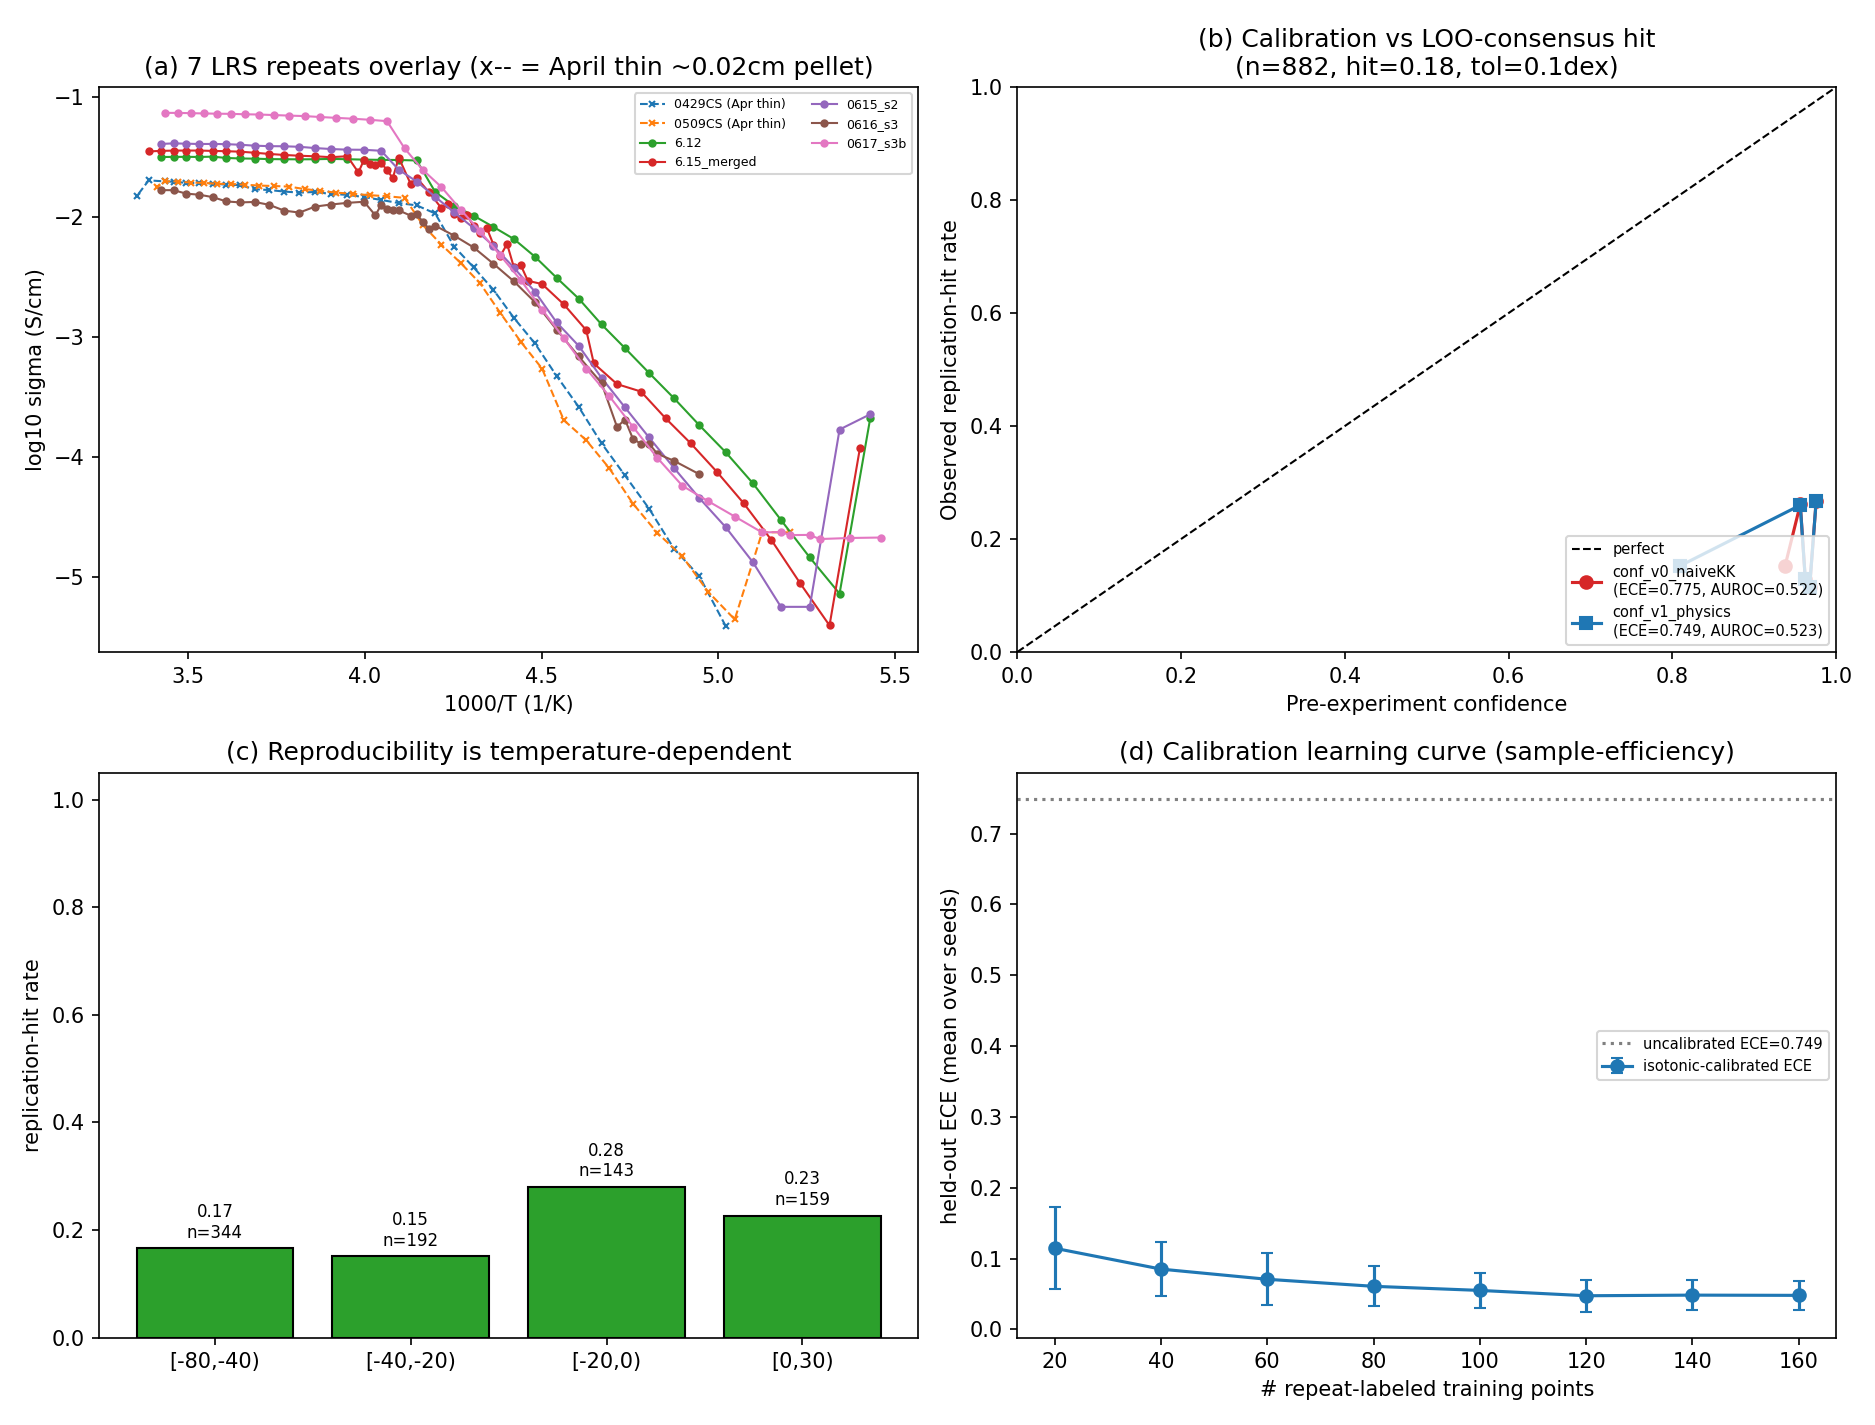

Write Python code to recreate this figure.
# -*- coding: utf-8 -*-
"""P0/P2 v3 — FULL reproducibility + replication-hit calibration over ALL real repeats.

Earlier passes used only 2 repeat pairs (LRS 6.12 vs 6.15, starch 6.11 vs 6.13).
The user pointed out (correctly) that many more independent repeats of the SAME
materials were already measured but never processed/aggregated here. This script
consolidates EVERY available real, stage0-processed repeat:

  * LRS  (lotus-root starch, identical recipe, independently pressed/measured):
        0429CS, 0509CS, 6.12, 6.15_merged(s1), 0615_s2, 0616_s3, 0617_s3b   -> 7 repeats
  * starch:  0427CS, 0428CS, 6.11, 6.13                                       -> 4 repeats
  * CHITO :  0430CS, 0501CS                                                   -> 2 repeats (boundary)

All inputs are canonical stage0 `aggregated_results.json` / `arrhenius_analysis.json`
(the CS ones were produced by m6_baseline_ablation/line_a_analysis and copied here
verbatim; the 6.15/6.16/6.17 ones were just produced by run_offline.py with the REAL
membrane thickness from each folder's 材料制备.txt). Nothing is fabricated; quantities
that cannot be computed are left null.

Honesty / data-quality flags baked in:
  * ALL thicknesses are documented in each folder's prep file (材料制备.txt for the June
    sets, 材料制备过程.txt for the April "CS" sets) and used verbatim. The two April LRS
    (0429CS=0.020, 0509CS=0.022 cm) are genuinely ~3.5x thinner than the five later June
    LRS (0.070-0.078 cm); the thickness is CORRECT (not a fallback), so their sigma is
    correct too. They are KEPT as legitimate repeats. We additionally report the later
    June "standardized-thickness" batch (~0.07 cm) separately: it reproduces somewhat
    tighter, i.e. a fabrication-consistency effect, NOT a data-quality exclusion.
  * Replication "hit" is a TRUE independent-replication test (leave-one-out consensus
    across repeats), not a within-curve self-consistency proxy.

Outputs (this folder):
  - repro_full_report.json        : per-group pairwise offset/scatter (by T band) + Ea spread
  - repro_full_calibration.png    : (a) LRS sigma(T) overlay, (b) reliability vs replication hit,
                                    (c) hit-rate vs temperature, (d) ECE learning curve
"""
from __future__ import annotations

import json
import math
import sys
from itertools import combinations
from pathlib import Path

import numpy as np
from sklearn.isotonic import IsotonicRegression
from sklearn.metrics import roc_auc_score

import matplotlib
matplotlib.use("Agg")
import matplotlib.pyplot as plt

HERE = Path(__file__).resolve().parent
NDA = HERE.parent
sys.path.insert(0, str(HERE))
from repro_and_calibration import ok_points, per_dataset_points, _load, _valid_segment_eas  # noqa: E402

# logical name -> (group, thickness_cm, june_standardized_batch)
# thickness for EVERY sample is read from its folder prep file (材料制备.txt for June,
# 材料制备过程.txt for April CS); the boolean marks the later June ~0.07cm standardized-
# fabrication batch (True) vs the early April batch (False) -- it is NOT a documented/
# undocumented flag (all are documented).
REGISTRY = {
    # --- LRS (藕粉), one material, 7 independent measurements ---
    "lineA_LRS_0429CS":      ("LRS", 0.020, False),   # April, thin pellet (documented 0.02)
    "lineA_LRS_0509CS":      ("LRS", 0.022, False),   # April, thin pellet (documented 0.022)
    "lineA_LRS_6.12":        ("LRS", 0.0737, True),
    "lineA_LRS_6.15_merged": ("LRS", 0.0701, True),
    "lineA_LRS_0615_s2":     ("LRS", 0.0778, True),
    "lineA_LRS_0616_s3":     ("LRS", 0.0734, True),
    "lineA_LRS_0617_s3b":    ("LRS", 0.0734, True),
    # --- starch (淀粉), one material, 4 measurements ---
    "lineA_starch_0427CS":   ("starch", 0.060, False),  # April
    "lineA_starch_0428CS":   ("starch", 0.060, False),  # April
    "lineA_starch_6.11":     ("starch", 0.0628, True),
    "lineA_starch_6.13":     ("starch", 0.0737, True),
    # --- chitosan (壳聚糖), one material, 2 measurements (boundary/negative class) ---
    "lineA_CHITO_0430CS":    ("CHITO", 0.050, False),  # April (no June batch)
    "lineA_CHITO_0501CS":    ("CHITO", 0.060, False),  # April (no June batch)
}
GROUPS = ["LRS", "starch", "CHITO"]

TOL_MAIN = 0.10   # |dlog10 sigma| <= 0.10 dex (~1.26x) => independent-replication HIT
TOL_SENS = 0.15
T_SPLIT = -20.0   # warm (>= -20C) vs cold (< -20C) reproducibility split


def names_in(group: str, jun_batch_only: bool = False) -> list[str]:
    out = []
    for n, (g, _th, doc) in REGISTRY.items():
        if g != group:
            continue
        if jun_batch_only and not doc:
            continue
        if (NDA / n / "aggregated_results.json").exists():
            out.append(n)
    return out


def sigma_curve(name: str) -> dict[float, float]:
    """T_C(rounded) -> log10 sigma, averaging duplicate temps."""
    pts = ok_points(_load(name, "aggregated_results.json"))
    by_t: dict[float, list[float]] = {}
    for p in pts:
        by_t.setdefault(round(p["temperature_C"]), []).append(
            math.log10(p["conductivity_S_per_cm"]))
    return {t: float(np.mean(v)) for t, v in by_t.items()}


# --------------------------------------------------------------------------- #
# A. pairwise reproducibility (offset + scatter), by temperature band
# --------------------------------------------------------------------------- #
def pairwise_repro(group: str, jun_batch_only: bool) -> dict:
    names = names_in(group, jun_batch_only)
    curves = {n: sigma_curve(n) for n in names}
    all_d, warm_d, cold_d = [], [], []
    pair_rows = []
    for a, b in combinations(names, 2):
        ca, cb = curves[a], curves[b]
        common = sorted(set(ca) & set(cb))
        ds = []
        for t in common:
            d = ca[t] - cb[t]
            ds.append(d)
            all_d.append(abs(d))
            (warm_d if t >= T_SPLIT else cold_d).append(abs(d))
        if ds:
            ds = np.array(ds)
            pair_rows.append({
                "pair": [a, b], "n_common_T": len(ds),
                "offset_mean_dex": float(ds.mean()),
                "scatter_std_dex": float(ds.std(ddof=1)) if len(ds) > 1 else None,
                "absmax_dex": float(np.abs(ds).max()),
            })
    def _stat(arr):
        a = np.array(arr)
        return {"n": int(a.size),
                "median_abs_dex": float(np.median(a)) if a.size else None,
                "p90_abs_dex": float(np.percentile(a, 90)) if a.size else None,
                "sigma_ratio_median_x": float(10 ** np.median(a)) if a.size else None}
    return {
        "n_repeats": len(names), "repeats": names,
        "n_pairs": len(pair_rows),
        "abs_dlog10_all": _stat(all_d),
        "abs_dlog10_warm_geT-20C": _stat(warm_d),
        "abs_dlog10_cold_ltT-20C": _stat(cold_d),
        "pairs": pair_rows,
    }


# --------------------------------------------------------------------------- #
# B. activation-energy spread across repeats (resolves the "6.5x" question)
# --------------------------------------------------------------------------- #
def ea_spread(group: str, jun_batch_only: bool) -> dict:
    names = names_in(group, jun_batch_only)
    highs, lows = [], []
    per = {}
    for n in names:
        eas = _valid_segment_eas(_load(n, "arrhenius_analysis.json"))
        hi = eas[0] if len(eas) >= 1 else None
        lo = eas[1] if len(eas) >= 2 else None
        per[n] = {"ea_high_eV": hi, "ea_low_activated_eV": lo}
        if hi is not None:
            highs.append(hi)
        if lo is not None:
            lows.append(lo)
    def _s(arr):
        a = np.array(arr)
        if a.size == 0:
            return {"n": 0}
        return {"n": int(a.size), "mean_eV": float(a.mean()),
                "std_eV": float(a.std(ddof=1)) if a.size > 1 else None,
                "min_eV": float(a.min()), "max_eV": float(a.max()),
                "max_over_min": float(a.max() / a.min()) if a.min() > 0 else None}
    return {"per_repeat": per, "ea_high_summary": _s(highs), "ea_low_summary": _s(lows)}


# --------------------------------------------------------------------------- #
# C. leave-one-out consensus replication-hit calibration
# --------------------------------------------------------------------------- #
def build_loo_samples(groups: list[str], tol: float, jun_batch_only: bool,
                      min_repeats_at_T: int = 3) -> list[dict]:
    """One sample per measured point: hit = point reproduces the consensus (median of
    the OTHER repeats at that T, +-1C) within `tol` dex. confidence = that point's
    conf_v1_physics (QC-based). Requires >= min_repeats_at_T repeats at the T."""
    samples = []
    for group in groups:
        names = names_in(group, jun_batch_only)
        curves = {n: sigma_curve(n) for n in names}
        feats = {n: {round(r["T_C"]): r for r in per_dataset_points(n, group)} for n in names}
        # union of integer temps
        temps = sorted({t for c in curves.values() for t in c})
        for t in temps:
            present = [n for n in names if any(abs(tt - t) <= 1 for tt in curves[n])]
            # value of each present dataset at ~t
            def val(n):
                cands = [(abs(tt - t), curves[n][tt]) for tt in curves[n] if abs(tt - t) <= 1]
                return min(cands, key=lambda x: x[0])[1] if cands else None
            vals = {n: val(n) for n in present}
            vals = {n: v for n, v in vals.items() if v is not None}
            if len(vals) < min_repeats_at_T:
                continue
            for n, v in vals.items():
                others = [vv for m, vv in vals.items() if m != n]
                consensus = float(np.median(others))
                d = abs(v - consensus)
                f = feats[n].get(t) or feats[n].get(round(t))
                if f is None:
                    # nearest feature within 1C
                    near = [(abs(tt - t), feats[n][tt]) for tt in feats[n] if abs(tt - t) <= 1]
                    f = min(near, key=lambda x: x[0])[1] if near else None
                if f is None:
                    continue
                samples.append({
                    "group": group, "dataset": n, "T_C": t,
                    "dlog10_vs_consensus": float(v - consensus),
                    "conf_v0_naiveKK": f["conf_v0_naiveKK"],
                    "conf_v1_physics": f["conf_v1_physics"],
                    "hit": 1 if d <= tol else 0,
                })
    return samples


def ece_brier_auroc(conf, label, n_bins: int = 5):
    conf = np.asarray(conf, float)
    label = np.asarray(label, float)
    n = len(conf)
    if n == 0:
        return None, None, None, []
    qs = np.quantile(conf, np.linspace(0, 1, n_bins + 1))
    qs[0] -= 1e-9
    ece, bins = 0.0, []
    for b in range(n_bins):
        lo, hi = qs[b], qs[b + 1]
        if hi <= lo:
            continue
        m = (conf > lo) & (conf <= hi)
        if m.sum() == 0:
            continue
        mc, ml = float(conf[m].mean()), float(label[m].mean())
        ece += (m.sum() / n) * abs(mc - ml)
        bins.append({"n": int(m.sum()), "mean_confidence": mc, "observed_hit_rate": ml})
    brier = float(np.mean((conf - label) ** 2))
    try:
        auroc = float(roc_auc_score(label, conf)) if len(set(label.tolist())) == 2 else None
    except ValueError:
        auroc = None
    return float(ece), brier, auroc, bins


def learning_curve(samples, conf_key, sizes, n_seed: int = 60):
    X = np.array([s[conf_key] for s in samples])
    y = np.array([s["hit"] for s in samples])
    n = len(X)
    out = []
    for size in sizes:
        if size >= n - 10:
            continue
        eces = []
        for seed in range(n_seed):
            rng = np.random.default_rng(seed)
            idx = rng.permutation(n)
            tr, te = idx[:size], idx[size:]
            if len(set(y[tr].tolist())) < 2:
                continue
            iso = IsotonicRegression(out_of_bounds="clip")
            iso.fit(X[tr], y[tr])
            ece, _, _, _ = ece_brier_auroc(iso.predict(X[te]), y[te])
            if ece is not None:
                eces.append(ece)
        if eces:
            out.append({"train_size": size, "mean_ECE": float(np.mean(eces)),
                        "std_ECE": float(np.std(eces)), "n_seed_used": len(eces)})
    return out


def hit_rate_by_T(samples, edges=(-80, -40, -20, 0, 30)) -> list[dict]:
    out = []
    for lo, hi in zip(edges[:-1], edges[1:]):
        m = [s for s in samples if lo <= s["T_C"] < hi]
        if m:
            out.append({"T_band_C": f"[{lo},{hi})", "n": len(m),
                        "hit_rate": float(np.mean([s["hit"] for s in m]))})
    return out


def main() -> None:
    report = {"policy": (
        "ALL real repeats; CS sets from m6 stage0; 6.15/6.16/6.17 freshly run_offline'd; "
        "EVERY thickness read from the folder prep file (材料制备.txt / 材料制备过程.txt), "
        "no fabrication. Headline = all repeats; 'jun_standardized_batch' = later June "
        "~0.07cm batch reported separately (fabrication-consistency, not an exclusion)."),
        "TOL_MAIN_dex": TOL_MAIN, "T_split_C": T_SPLIT}

    # ---- A. reproducibility (all + June standardized batch) ----
    report["reproducibility"] = {}
    for g in GROUPS:
        report["reproducibility"][g] = {
            "all_repeats": pairwise_repro(g, jun_batch_only=False),
            "jun_standardized_batch": pairwise_repro(g, jun_batch_only=True),
        }

    # ---- B. Ea spread ----
    report["ea_spread"] = {g: {
        "all_repeats": ea_spread(g, False),
        "jun_standardized_batch": ea_spread(g, True),
    } for g in GROUPS}

    # ---- C. replication-hit calibration (LRS+starch have >=3 repeats) ----
    sm_all = build_loo_samples(["LRS", "starch"], TOL_MAIN, jun_batch_only=False)
    sm_doc = build_loo_samples(["LRS", "starch"], TOL_MAIN, jun_batch_only=True)
    sm_sens = build_loo_samples(["LRS", "starch"], TOL_SENS, jun_batch_only=False)

    def cal_block(samples):
        if not samples:
            return {"n": 0}
        c0 = [s["conf_v0_naiveKK"] for s in samples]
        c1 = [s["conf_v1_physics"] for s in samples]
        lab = [s["hit"] for s in samples]
        e0, b0, a0, bins0 = ece_brier_auroc(c0, lab)
        e1, b1, a1, bins1 = ece_brier_auroc(c1, lab)
        return {
            "n": len(samples), "n_hit": int(sum(lab)),
            "overall_hit_rate": float(np.mean(lab)),
            "hit_rate_by_group": {g: float(np.mean([s["hit"] for s in samples if s["group"] == g]))
                                  for g in {s["group"] for s in samples}},
            "hit_rate_by_T": hit_rate_by_T(samples),
            "conf_v0_naiveKK": {"ECE": e0, "Brier": b0, "AUROC": a0, "bins": bins0},
            "conf_v1_physics": {"ECE": e1, "Brier": b1, "AUROC": a1, "bins": bins1},
        }

    report["replication_hit_calibration"] = {
        "all_repeats": cal_block(sm_all),
        "jun_standardized_batch": cal_block(sm_doc),
        "tolerance_sensitivity": {
            "tol_main": TOL_MAIN, "hit_rate_main": float(np.mean([s["hit"] for s in sm_all])) if sm_all else None,
            "tol_sens": TOL_SENS, "hit_rate_sens": float(np.mean([s["hit"] for s in sm_sens])) if sm_sens else None,
        },
        "learning_curve_v1_all": learning_curve(sm_all, "conf_v1_physics",
                                                [20, 40, 60, 80, 100, 120, 140, 160]),
    }
    report["n_loo_samples_all"] = len(sm_all)
    report["n_loo_samples_jun_standardized"] = len(sm_doc)

    (HERE / "repro_full_report.json").write_text(
        json.dumps(report, indent=2, ensure_ascii=False), encoding="utf-8")

    # ---- figure ----
    fig, axes = plt.subplots(2, 2, figsize=(12.5, 9.5))
    axA, axB, axC, axD = axes.ravel()

    # (a) LRS sigma(T) overlay
    for n in names_in("LRS", False):
        c = sigma_curve(n)
        ts = sorted(c)
        jun = REGISTRY[n][2]
        axA.plot([1000.0 / (t + 273.15) for t in ts], [c[t] for t in ts],
                 ("o-" if jun else "x--"), ms=3, lw=1,
                 label=n.replace("lineA_LRS_", "") + ("" if jun else " (Apr thin)"))
    axA.set_xlabel("1000/T (1/K)")
    axA.set_ylabel("log10 sigma (S/cm)")
    axA.set_title("(a) 7 LRS repeats overlay (x-- = April thin ~0.02cm pellet)")
    axA.legend(fontsize=6, ncol=2)

    # (b) reliability vs replication hit (all)
    cal = report["replication_hit_calibration"]["all_repeats"]
    axB.plot([0, 1], [0, 1], "k--", lw=1, label="perfect")
    for key, c, mk in [("conf_v0_naiveKK", "tab:red", "o"), ("conf_v1_physics", "tab:blue", "s")]:
        bins = cal[key]["bins"]
        au = cal[key]["AUROC"]
        au_s = f"{au:.3f}" if au is not None else "n/a"
        axB.plot([b["mean_confidence"] for b in bins], [b["observed_hit_rate"] for b in bins],
                 mk + "-", color=c, label=f"{key}\n(ECE={cal[key]['ECE']:.3f}, AUROC={au_s})")
    axB.set_xlabel("Pre-experiment confidence")
    axB.set_ylabel("Observed replication-hit rate")
    axB.set_xlim(0, 1)
    axB.set_ylim(0, 1)
    axB.set_title(f"(b) Calibration vs LOO-consensus hit\n(n={cal['n']}, hit={cal['overall_hit_rate']:.2f}, tol={TOL_MAIN}dex)")
    axB.legend(loc="lower right", fontsize=7)

    # (c) hit rate vs temperature
    hb = cal["hit_rate_by_T"]
    axC.bar([h["T_band_C"] for h in hb], [h["hit_rate"] for h in hb],
            color="tab:green", edgecolor="k")
    for i, h in enumerate(hb):
        axC.text(i, h["hit_rate"] + 0.02, f"{h['hit_rate']:.2f}\nn={h['n']}", ha="center", fontsize=8)
    axC.set_ylabel("replication-hit rate")
    axC.set_ylim(0, 1.05)
    axC.set_title("(c) Reproducibility is temperature-dependent")

    # (d) learning curve
    lc = report["replication_hit_calibration"]["learning_curve_v1_all"]
    if lc:
        ts = [r["train_size"] for r in lc]
        me = [r["mean_ECE"] for r in lc]
        se = [r["std_ECE"] for r in lc]
        axD.errorbar(ts, me, yerr=se, fmt="o-", color="tab:blue", capsize=3, label="isotonic-calibrated ECE")
        axD.axhline(cal["conf_v1_physics"]["ECE"], color="0.5", ls=":",
                    label=f"uncalibrated ECE={cal['conf_v1_physics']['ECE']:.3f}")
        axD.set_xlabel("# repeat-labeled training points")
        axD.set_ylabel("held-out ECE (mean over seeds)")
        axD.set_title("(d) Calibration learning curve (sample-efficiency)")
        axD.legend(fontsize=7)
    fig.tight_layout()
    fig.savefig(HERE / "repro_full_calibration.png", dpi=150)
    plt.close(fig)

    # ---- console (REAL numbers) ----
    print("=== FULL reproducibility (ALL real repeats) ===")
    for g in GROUPS:
        a = report["reproducibility"][g]["all_repeats"]
        d = report["reproducibility"][g]["jun_standardized_batch"]
        print(f"\n[{g}] repeats(all)={a['n_repeats']} pairs={a['n_pairs']}  "
              f"repeats(Jun-std)={d['n_repeats']}")
        for lab, blk in [("ALL    ", a), ("Jun-std", d)]:
            s = blk["abs_dlog10_all"]; w = blk["abs_dlog10_warm_geT-20C"]; c = blk["abs_dlog10_cold_ltT-20C"]
            if s["n"]:
                print(f"   {lab}|dlog10s| median={s['median_abs_dex']:.3f} (x{s['sigma_ratio_median_x']:.2f}) "
                      f"p90={s['p90_abs_dex']:.3f} | warm med={w['median_abs_dex']} cold med={c['median_abs_dex']}")
        eh = report["ea_spread"][g]["all_repeats"]["ea_high_summary"]
        el = report["ea_spread"][g]["all_repeats"]["ea_low_summary"]
        if eh.get("n"):
            print(f"   Ea_high n={eh['n']} mean={eh['mean_eV']:.3f} std={eh.get('std_eV')} "
                  f"range=[{eh['min_eV']:.3f},{eh['max_eV']:.3f}] max/min={eh.get('max_over_min')}")
        if el.get("n"):
            print(f"   Ea_low  n={el['n']} mean={el['mean_eV']:.3f} std={el.get('std_eV')} "
                  f"range=[{el['min_eV']:.3f},{el['max_eV']:.3f}] max/min={el.get('max_over_min')}")

    print("\n=== Replication-hit calibration (LOO consensus, LRS+starch) ===")
    for tag in ["all_repeats", "jun_standardized_batch"]:
        c = report["replication_hit_calibration"][tag]
        if c.get("n"):
            print(f"[{tag}] n={c['n']} hit_rate={c['overall_hit_rate']:.3f}  "
                  f"v0 AUROC={c['conf_v0_naiveKK']['AUROC']} ECE={c['conf_v0_naiveKK']['ECE']:.3f} | "
                  f"v1 AUROC={c['conf_v1_physics']['AUROC']} ECE={c['conf_v1_physics']['ECE']:.3f}")
            print(f"     hit by T: " + "  ".join(f"{h['T_band_C']}:{h['hit_rate']:.2f}(n{h['n']})"
                                                 for h in c["hit_rate_by_T"]))
    ts = report["replication_hit_calibration"]["tolerance_sensitivity"]
    print(f"tolerance: {ts['tol_main']}dex->hit {ts['hit_rate_main']:.3f}; "
          f"{ts['tol_sens']}dex->hit {ts['hit_rate_sens']:.3f}")
    lc = report["replication_hit_calibration"]["learning_curve_v1_all"]
    if lc:
        print(f"learning curve: first(size={lc[0]['train_size']})={lc[0]['mean_ECE']:.3f} "
              f"-> last(size={lc[-1]['train_size']})={lc[-1]['mean_ECE']:.3f} "
              f"(uncal={cal['conf_v1_physics']['ECE']:.3f})")
    print(f"\nSaved -> {HERE}/repro_full_report.json + repro_full_calibration.png")


if __name__ == "__main__":
    main()
